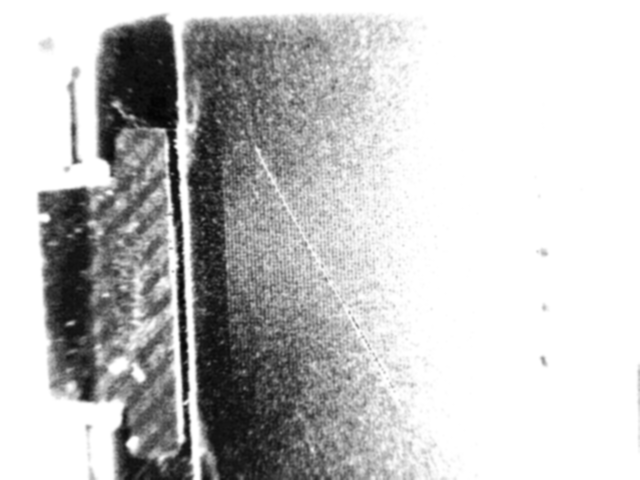
#> input picture dataset/all_defect/-5_degree_defect/apply_all_-5_degree_defect_0.png, 640 x 480 px; its folder holds 2 pictures in this run
$ python Gamma_correction.py --dir_path ../dataset/all_defect --export_path ../dataset/all_defect/-5_degree_defect
#> lines starting #> are read from the running program, lines starting #| are printed output that depends on the picture
import cv2
from PIL import Image
from matplotlib import pyplot as plt
import numpy as np
from IPython.display import display
import os
import argparse
import math


my_parser = argparse.ArgumentParser()
my_parser.add_argument('--dir_path', action='store', type=str, required=True)
my_parser.add_argument('--export_path', action='store', type=str, required=True)

args = my_parser.parse_args()

list_class_dir =  os.listdir(args.dir_path)

for l_c_d in list_class_dir:
    if l_c_d == '.DS_Store':
            continue

    class_dir_path = os.path.join(args.dir_path, l_c_d)

    if not os.path.exists(os.path.join(args.export_path, l_c_d)):
        os.makedirs(os.path.join(args.export_path, l_c_d))

    image_number = 0

    for i_p in os.listdir(class_dir_path):
        if i_p =='.DS_Store':
            continue

        img_path = os.path.join(class_dir_path, i_p)
        print("processing: ", img_path)
        img = cv2.imread(img_path)
#> img is the input picture: shape (480, 640, 3); min 3, max 255, mean 195.9

        # Conver to the gray-scale
        gray = cv2.cvtColor(img, cv2.COLOR_BGR2GRAY)
        # compute gamma = log(mid*255)/log(mean)
        mid = 0.5
        mean = np.mean(gray)
#> mean = 195.9
        gamma = math.log(mid*255)/math.log(mean)
#> gamma = 0.919
        img_gamma1 = np.power(img, gamma).clip(0,255).astype(np.uint8)
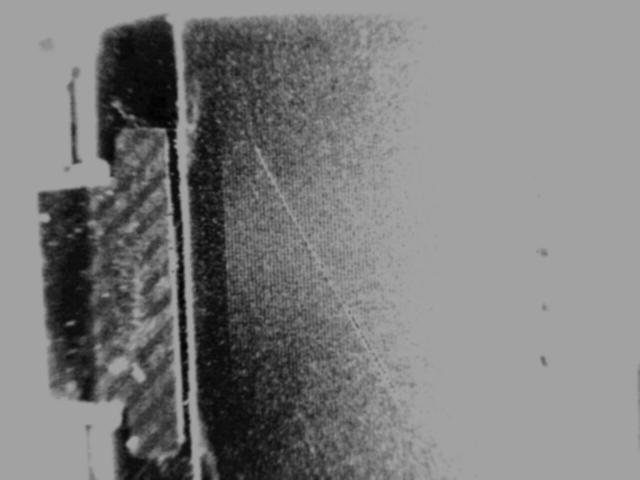
#> img_gamma1: shape (480, 640, 3); min 2, max 162, mean 126

        gc_dir_path = os.path.join(args.export_path, l_c_d, "gc_{l_c_d}_{image_number}.png".format(l_c_d=l_c_d, image_number=image_number))
        print("export: ", gc_dir_path)
        cv2.imwrite(gc_dir_path, img_gamma1)
        image_number += 1

$ run again, on dataset/all_defect/-5_degree_defect/apply_all_-5_degree_defect_4.png
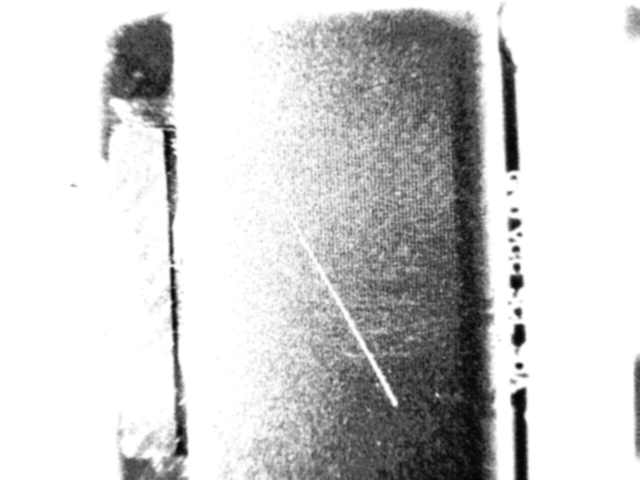
#> input picture dataset/all_defect/-5_degree_defect/apply_all_-5_degree_defect_4.png, 640 x 480 px
#> img is the input picture: shape (480, 640, 3); min 4, max 255, mean 207
#> mean = 207
#> gamma = 0.909
#> `img_gamma1 = np.power(img, gamma).clip(0,255).astype(np.uint8)`:
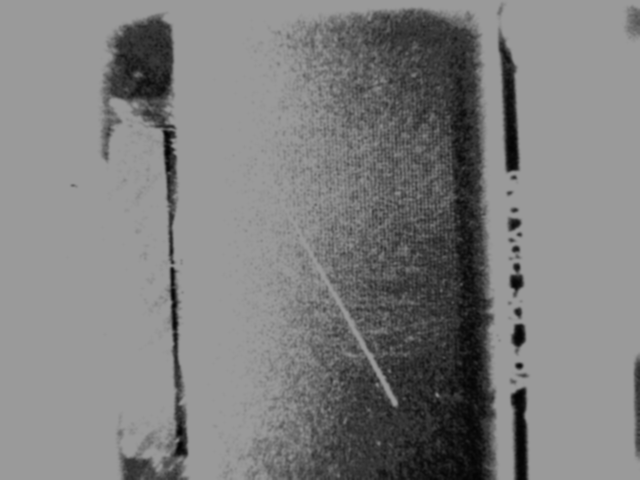
#> img_gamma1: shape (480, 640, 3); min 3, max 154, mean 126.4

$ run again, on dataset/all_defect/-5_degree_defect/apply_all_-5_degree_defect_11.png
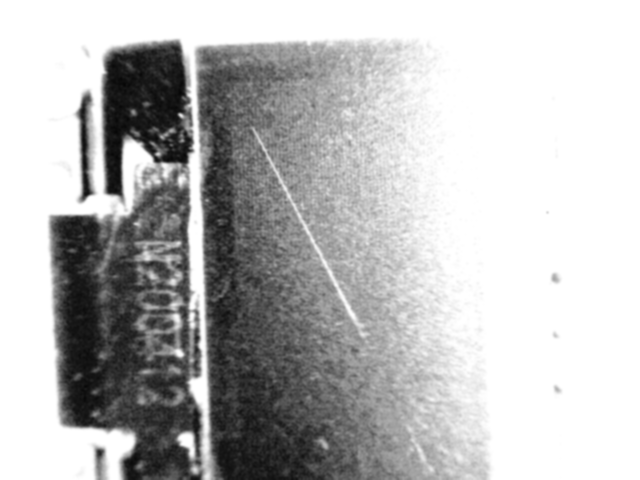
#> input picture dataset/all_defect/-5_degree_defect/apply_all_-5_degree_defect_11.png, 640 x 480 px
#> img is the input picture: shape (480, 640, 3); min 6, max 255, mean 187
#> mean = 187
#> gamma = 0.927
#> `img_gamma1 = np.power(img, gamma).clip(0,255).astype(np.uint8)`:
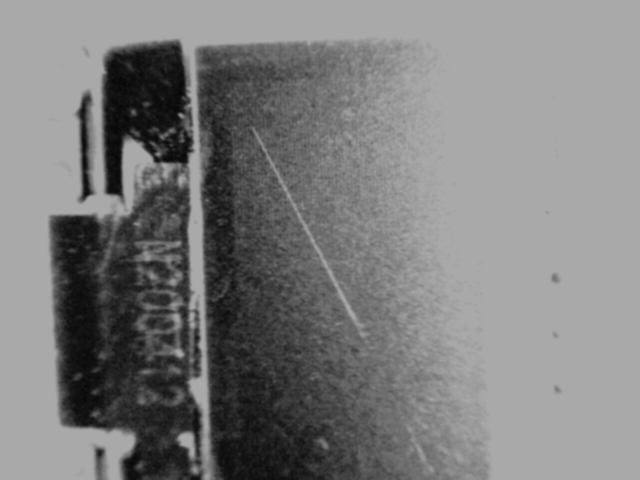
#> img_gamma1: shape (480, 640, 3); min 5, max 169, mean 125.8
